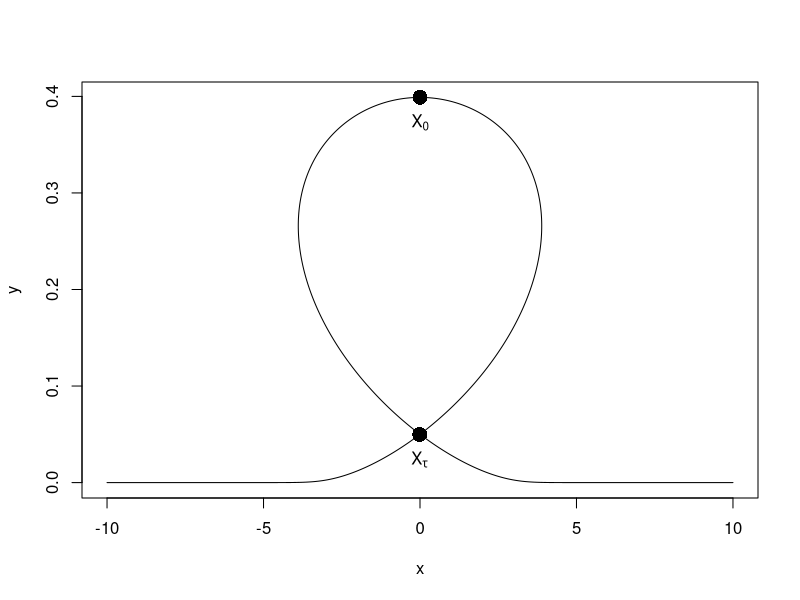

This figure's R source:
### Sketch for the situation where a diffusion is not
### a strong Markov process

### Parameterization of curve
f <- function(b) b - 20*b*dnorm(b)
g <- function(b) dnorm(b)

### Parameter region
bvec <- seq(-10,10,0.01)

### Plot curve
plot(f(bvec),g(bvec),type="l",
     xlab="x",ylab="y")

### Add initial point
points(f(0),g(0),pch=16,cex=2)
text(f(0),g(0)-0.01,expression(X[0]),pos=1)

### Find and plot stopping point
b1 <- bvec[sum(cumprod(f(bvec)<0))]
points(f(b1),g(b1),pch=16,cex=2)
text(f(b1),g(b1)-0.01,expression(X[tau]),pos=1)

### Export
dev.copy2pdf(file="StrongMarkov.pdf")

